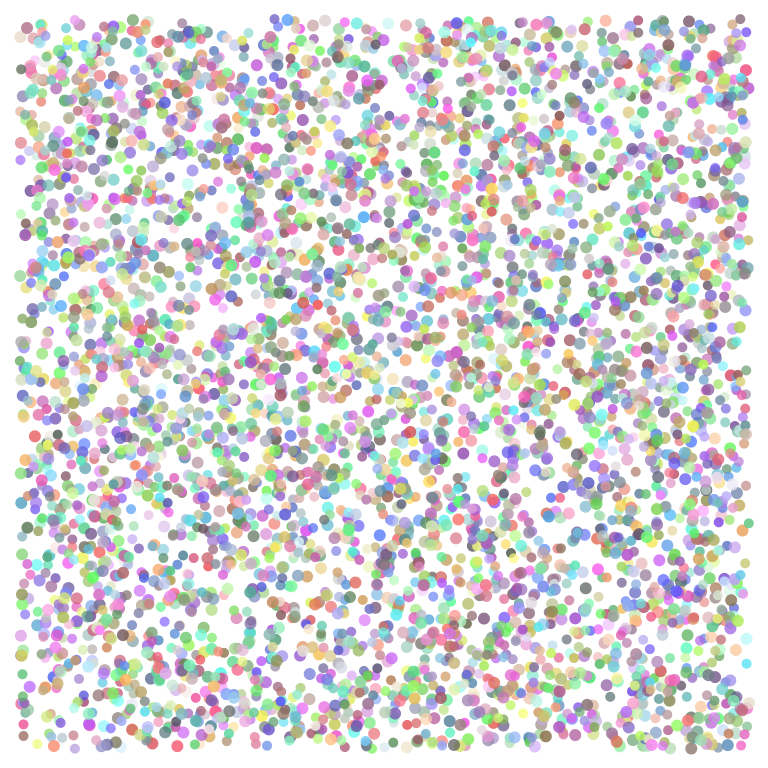
Frame 1 (no input)
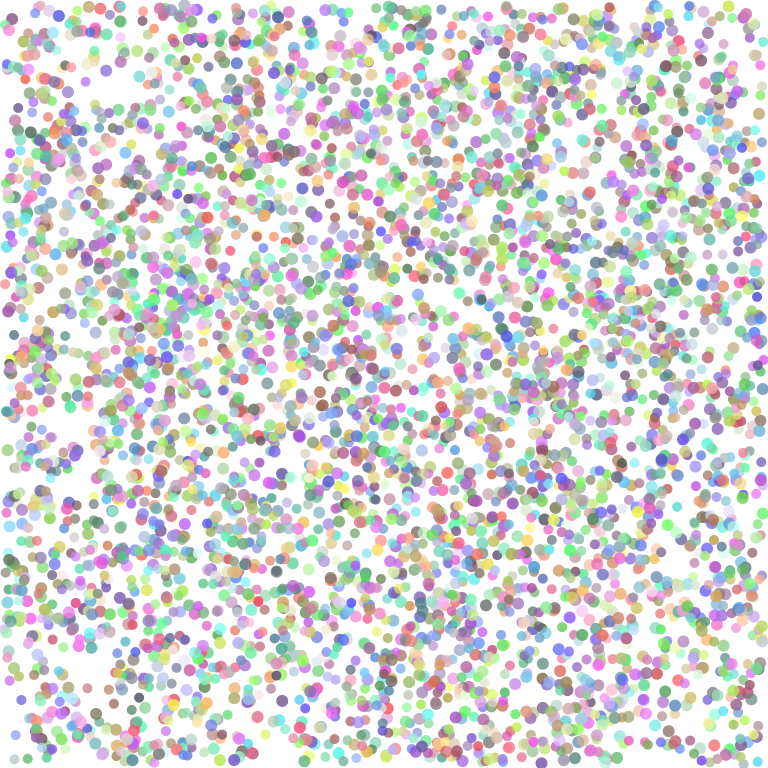
Frame 60 (the mouse pressed at the canvas centre just before this capture)
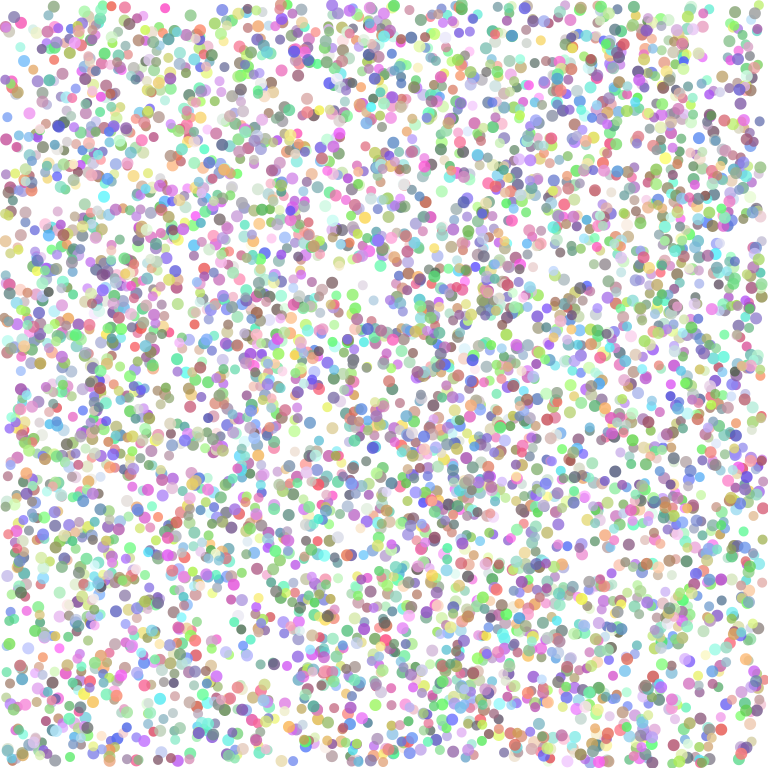
Frame 120 (the mouse held since frame 60 and released just before this capture)

The Processing sketch that drew these frames (run headless with seeded random() and noise(); from frame 60 on, the mouse is pressed at the canvas centre):

// Processing sketch: molecules
// ── molecules.pde
class Molecule {

  color c;
  int radius;
  PVector position;
  PVector velocity;

  Molecule() {
    c = color(random(80, 255), random(80, 255), random(80, 255), random(175, 225));
    radius = int(random(5, 7));
    position = new PVector(random(20, width-20), random(20, height-20));
    velocity = new PVector(random(-2, 2), random(-2, 2));
  }

  void display() {
    noStroke();
    fill(c);
    ellipse(position.x, position.y, 2*radius, 2*radius);
  }

  void move() {
    position.add(velocity);
  }

  void checkEdges() {
    if ((position.x < radius) || (position.x > width - radius)) {
      velocity.x *= -1;
    }
    if ((position.y < radius) || (position.y > height - radius)) {
      velocity.y *= -1;
    }
  }
}

int numMol = 5000;
ArrayList<Molecule> molecules;

void setup() {
  size(768, 768);

  molecules = new ArrayList<Molecule>();
  for (int i = 0; i < numMol; i++) {
    molecules.add(new Molecule());
  }
}

void draw() {
  background(255);

  for (int i = 0; i < molecules.size()-1; i++) {
    Molecule m = molecules.get(i);
    m.move();
    m.display();
    m.checkEdges();
  }
}
